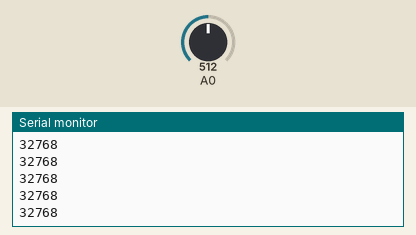
This sketch was run on a simulated Teensy 4. Parts: the last lines printed to the serial monitor. The test bench sets the inputs (shaded band); at power-on: A0 = 512 (analog values on the 0–1023 scale).

Above: at 1.2 s.
1.3 s: A0 set to 716
At 2.0 s:
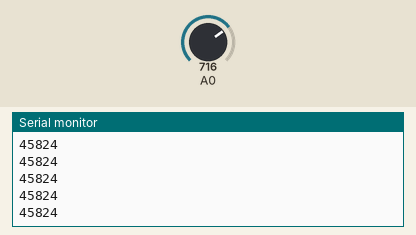
2.8 s: A0 set to 900
At 3.4 s:
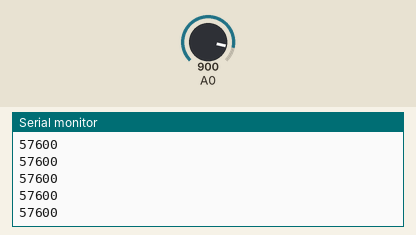
Timing chart, 0 to 5.8 s (numbered marks = the images above; inputs shaded):
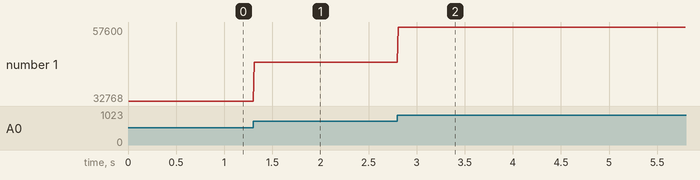

Measured:
- after the input at 1.3 s, the serial monitor: prints a new line at once (image 1)
- after the input at 2.8 s, the serial monitor: prints a new line at once (image 2)
- plotted number 1: 32768 → 45824 after the input at 1.3 s, 45824 → 57600 after the input at 2.8 s

The sketch:

sketch_may15a.ino
```cpp
int Z;
IntervalTimer myTimer;

void setup() {
  Serial.begin(115200);
  analogReadResolution(16);
  myTimer.begin(ReadAnalog,10000);
}

void loop() {

}

void ReadAnalog(){
  Z = analogRead(A0);
  Serial.println(Z);
}
```
